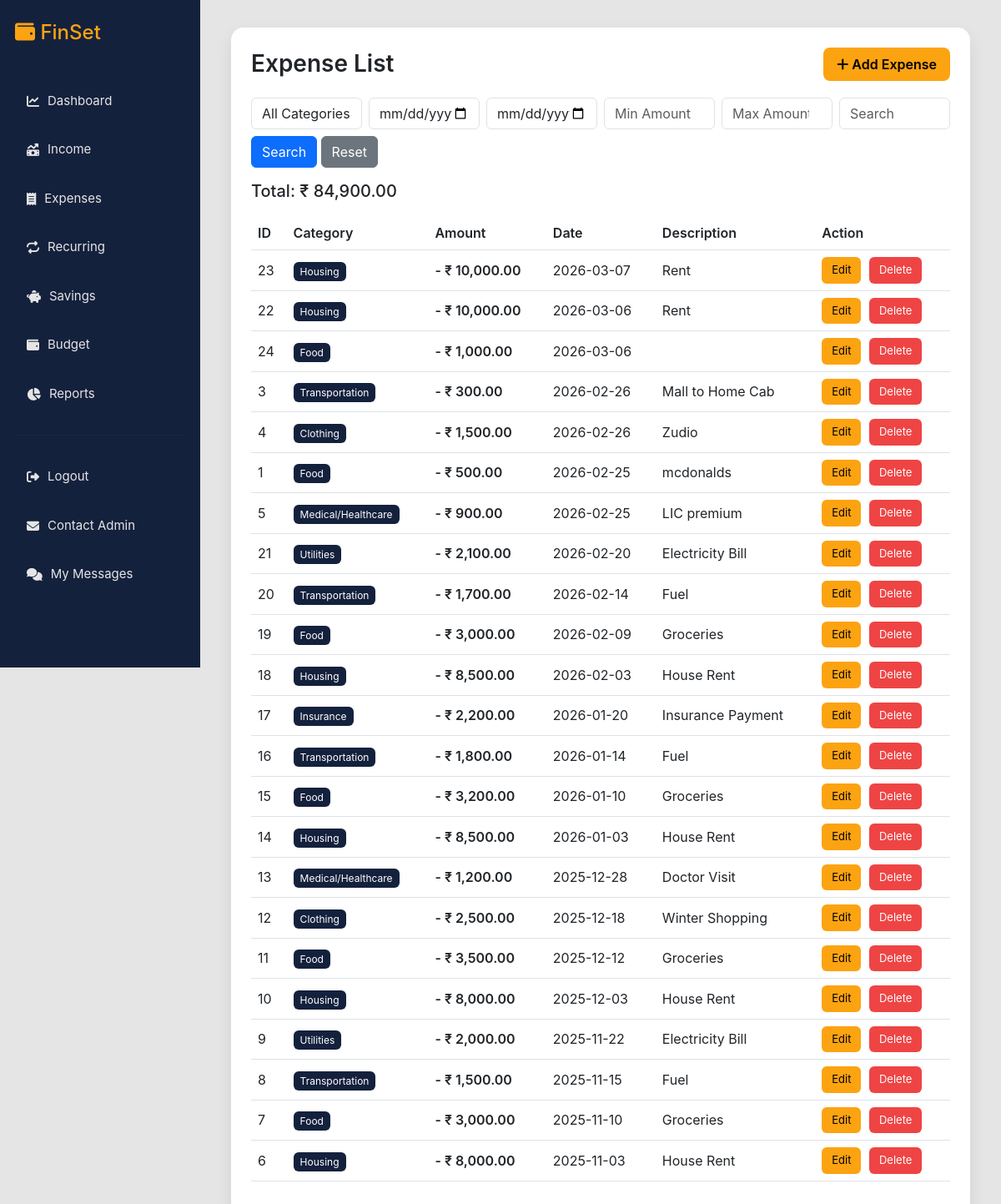
The app's page /expenses/list.php (signed in) with its own data.
### tables this page shows
CREATE TABLE IF NOT EXISTS `expenses` (
  `id` int NOT NULL AUTO_INCREMENT,
  `user_id` int DEFAULT NULL,
  `category_id` int DEFAULT NULL,
  `amount` decimal(10,2) DEFAULT NULL,
  `expense_date` date DEFAULT NULL,
  `description` text,
  `created_at` timestamp NULL DEFAULT CURRENT_TIMESTAMP,
  PRIMARY KEY (`id`)
);

CREATE TABLE IF NOT EXISTS `categories` (
  `id` int NOT NULL AUTO_INCREMENT,
  `user_id` int DEFAULT NULL,
  `category_name` varchar(100) DEFAULT NULL,
  `created_at` timestamp NULL DEFAULT CURRENT_TIMESTAMP,
  `created_by` enum('admin','user') DEFAULT 'admin',
  PRIMARY KEY (`id`)
);

### expenses/list.php (the view, shortened to what this page needs)
<?php
include "../config/database.php";
$user_id = $_SESSION['user_id'];
$from = $_GET['from'] ?? '';
$to = $_GET['to'] ?? '';
$min = $_GET['min'] ?? '';
$max = $_GET['max'] ?? '';
$keyword = $_GET['keyword'] ?? '';
$query = "SELECT expenses.*, categories.category_name
          FROM expenses
          JOIN categories ON expenses.category_id = categories.id
          WHERE expenses.user_id='$user_id'";
$query .= " ORDER BY expense_date DESC";
$result = mysqli_query($conn, $query);
$expenses = [];
while($row = mysqli_fetch_assoc($result)){
    $expenses[] = $row;
}
$total_query = "SELECT SUM(amount) as total FROM expenses WHERE user_id='$user_id'";
$total_result = mysqli_query($conn, $total_query);
$total_row = mysqli_fetch_assoc($total_result);
$total = $total_row['total'] ?? 0;
?>
<!DOCTYPE html>
<html>
<head>
<link href="https://cdn.jsdelivr.net/npm/bootstrap@5.3.0/dist/css/bootstrap.min.css" rel="stylesheet">
<link rel="stylesheet" href="https://cdnjs.cloudflare.com/ajax/libs/font-awesome/6.5.0/css/all.min.css">
</head>
<body>
<div class="main-container">
<?php include "../includes/sidebar.php"; ?>
<div class="content">
<div class="container mt-2">
<div class="card p-4">
<div class="page-header">
<h3>Expense List</h3>
<a href="add.php" class="btn btn-add">
<i class="fa-solid fa-plus"></i> Add Expense
</a>
</div>
<form method="GET" class="row g-2 mb-3">
<div class="col-md-2">
<select name="category" class="form-control">
<option value="">All Categories</option>
</select>
</div>
<div class="col-md-2">
<input type="date" name="from" class="form-control" value="<?php echo $from; ?>">
</div>
<div class="col-md-2">
<input type="date" name="to" class="form-control" value="<?php echo $to; ?>">
</div>
<div class="col-md-2">
<input type="number" name="min" placeholder="Min Amount" class="form-control" value="<?php echo $min; ?>">
</div>
<div class="col-md-2">
<input type="number" name="max" placeholder="Max Amount" class="form-control" value="<?php echo $max; ?>">
</div>
<div class="col-md-2">
<input type="text" name="keyword" placeholder="Search" class="form-control" value="<?php echo $keyword; ?>">
</div>
<div class="col-md-12 mt-2">
<button class="btn btn-primary">Search</button>
<a href="list.php" class="btn btn-secondary">Reset</a>
</div>
</form>
<h5>Total: ₹ <?php echo number_format($total,2); ?></h5>
<table class="table table-hover">
<tr>
<th>ID</th>
<th>Category</th>
<th>Amount</th>
<th>Date</th>
<th>Description</th>
<th>Action</th>
</tr>
<?php foreach($expenses as $row) { ?>
<tr>
<td><?php echo $row['id']; ?></td>
<td>
<span class="badge-category">
<?php echo htmlspecialchars($row['category_name']); ?>
</span>
</td>
<td class="amount-expense">
- ₹ <?php echo number_format($row['amount'],2); ?>
</td>
<td><?php echo $row['expense_date']; ?></td>
<td><?php echo htmlspecialchars($row['description']); ?></td>
<td>
<a href="edit.php?id=<?php echo $row['id']; ?>" class="btn btn-edit">
Edit
</a>
<a href="delete.php?id=<?php echo $row['id']; ?>"
class="btn btn-delete"
onclick="return confirm('Delete this expense?')">
Delete
</a>
</td>
</tr>
<?php } ?>
</table>
</div>
</div>
</div>
</body>
</html>

### includes/sidebar.php (shortened to what this page needs)
   <div class="sidebar">
    <div class="logo">
        <h4><i class="fa-solid fa-wallet"></i> FinSet</h4>
    </div>
    <a href="/expense-management/dashboard.php">
        <i class="fa-solid fa-chart-line"></i> Dashboard
    </a>
    <a href="/expense-management/income/list.php">
        <i class="fa-solid fa-money-bill-trend-up"></i> Income
    </a>
    <a href="/expense-management/expenses/list.php">
        <i class="fa-solid fa-receipt"></i> Expenses
    </a>
    <a href="/expense-management/recurring/index.php">
        <i class="fa-solid fa-repeat"></i> Recurring
    </a>
    <a href="/expense-management/savings/index.php">
        <i class="fa-solid fa-piggy-bank"></i> Savings
    </a>
    <a href="/expense-management/budget/set.php">
        <i class="fa-solid fa-wallet"></i> Budget
    </a>
    <a href="/expense-management/reports/monthly.php">
        <i class="fa-solid fa-chart-pie"></i> Reports
    </a>
    <hr>
    <a href="/expense-management/logout.php">
        <i class="fa-solid fa-right-from-bracket"></i> Logout
    </a>
    <a href="/expense-management/support/contact.php">
<i class="fa-solid fa-envelope"></i> Contact Admin
</a>
<a href="/expense-management/support/messages.php">
<i class="fa-solid fa-comments"></i> My Messages
</a>
</div>
</div>

### expenses/list.php (style rules this page uses)
body { margin:0; background:#E5E5E5; font-family:'Inter','Segoe UI',sans-serif; color:#000; }
.main-container { display:flex; }
.sidebar { width:240px; height:100vh; background:#14213D; color:white; padding:25px 18px; position:fixed; left:0; top:0; display:flex; flex-direction:column; }
.logo { margin-bottom:30px; font-size:20px; font-weight:600; color:#FCA311; }
.sidebar a { display:flex; align-items:center; gap:10px; color:#E5E5E5; padding:12px 14px; margin:6px 0; text-decoration:none; border-radius:8px; font-size:15px; transition:all 0.25s ease; }
.sidebar hr { border-color:rgba(255,255,255,0.1); margin:20px 0; }
.content { margin-left:240px; width:calc(100% - 240px); padding:25px; }
.page-header { display:flex; justify-content:space-between; align-items:center; margin-bottom:20px; }
.page-header h3 { margin:0; font-weight:600; }
.btn-add { background:#FCA311; border:none; color:#000; font-weight:600; padding:8px 16px; border-radius:8px; transition:0.3s; }
.card { border:none; border-radius:15px; box-shadow:0 8px 20px rgba(0,0,0,0.08); background:#FFFFFF; padding:20px; }
.table { margin-top:10px; }
.table th { font-weight:600; }
.table td { vertical-align:middle; }
.amount-expense { color:#ef4444; font-weight:600; }
.badge-category { background:#14213D; color:white; padding:4px 8px; border-radius:6px; font-size:12px; }
.btn-edit { background:#FCA311; border:none; color:#000; font-size:13px; padding:6px 12px; border-radius:6px; margin-right:5px; }
.btn-delete { background:#ef4444; border:none; color:white; font-size:13px; padding:6px 12px; border-radius:6px; }

### includes/sidebar.php (style rules this page uses)
.sidebar { width:240px; height:100vh; background:#14213D; color:white; padding:25px 18px; position:fixed; left:0; top:0; display:flex; flex-direction:column; }
.logo { margin-bottom:30px; font-size:20px; font-weight:600; color:#FCA311; }
.sidebar a { display:flex; align-items:center; gap:10px; color:#E5E5E5; padding:12px 14px; margin:6px 0; text-decoration:none; border-radius:8px; font-size:15px; transition:all 0.25s ease; }
.sidebar hr { border-color:rgba(255,255,255,0.1); margin:20px 0; }

### records on screen
expenses: id "23", category.category_name "Housing", amount "10,000.00", expense_date "2026-03-07", description "Rent"
expenses: id "22", category.category_name "Housing", amount "10,000.00", expense_date "2026-03-06", description "Rent"
expenses: id "24", category.category_name "Food", amount "1,000.00", expense_date "2026-03-06"
expenses: id "3", category.category_name "Transportation", amount "300.00", expense_date "2026-02-26", description "Mall to Home Cab"
expenses: id "4", category.category_name "Clothing", amount "1,500.00", expense_date "2026-02-26", description "Zudio"
expenses: id "1", category.category_name "Food", amount "500.00", expense_date "2026-02-25", description "mcdonalds"
expenses: id "5", category.category_name "Medical/Healthcare", amount "900.00", expense_date "2026-02-25", description "LIC premium"
expenses: id "21", category.category_name "Utilities", amount "2,100.00", expense_date "2026-02-20", description "Electricity Bill"
expenses: id "20", category.category_name "Transportation", amount "1,700.00", expense_date "2026-02-14", description "Fuel"
expenses: id "19", category.category_name "Food", amount "3,000.00", expense_date "2026-02-09", description "Groceries"
expenses: id "18", category.category_name "Housing", amount "8,500.00", expense_date "2026-02-03", description "House Rent"
expenses: id "17", category.category_name "Insurance", amount "2,200.00", expense_date "2026-01-20", description "Insurance Payment"
expenses: id "16", category.category_name "Transportation", amount "1,800.00", expense_date "2026-01-14", description "Fuel"
expenses: id "15", category.category_name "Food", amount "3,200.00", expense_date "2026-01-10", description "Groceries"
expenses: id "14", category.category_name "Housing", amount "8,500.00", expense_date "2026-01-03", description "House Rent"
expenses: id "13", category.category_name "Medical/Healthcare", amount "1,200.00", expense_date "2025-12-28", description "Doctor Visit"
expenses: id "12", category.category_name "Clothing", amount "2,500.00", expense_date "2025-12-18", description "Winter Shopping"
expenses: id "11", category.category_name "Food", amount "3,500.00", expense_date "2025-12-12", description "Groceries"
expenses: id "10", category.category_name "Housing", amount "8,000.00", expense_date "2025-12-03", description "House Rent"
expenses: id "9", category.category_name "Utilities", amount "2,000.00", expense_date "2025-11-22", description "Electricity Bill"
expenses: id "8", category.category_name "Transportation", amount "1,500.00", expense_date "2025-11-15", description "Fuel"
expenses: id "7", category.category_name "Food", amount "3,000.00", expense_date "2025-11-10", description "Groceries"
expenses: id "6", category.category_name "Housing", amount "8,000.00", expense_date "2025-11-03", description "House Rent"

### other values on screen
$total "84,900.00"
